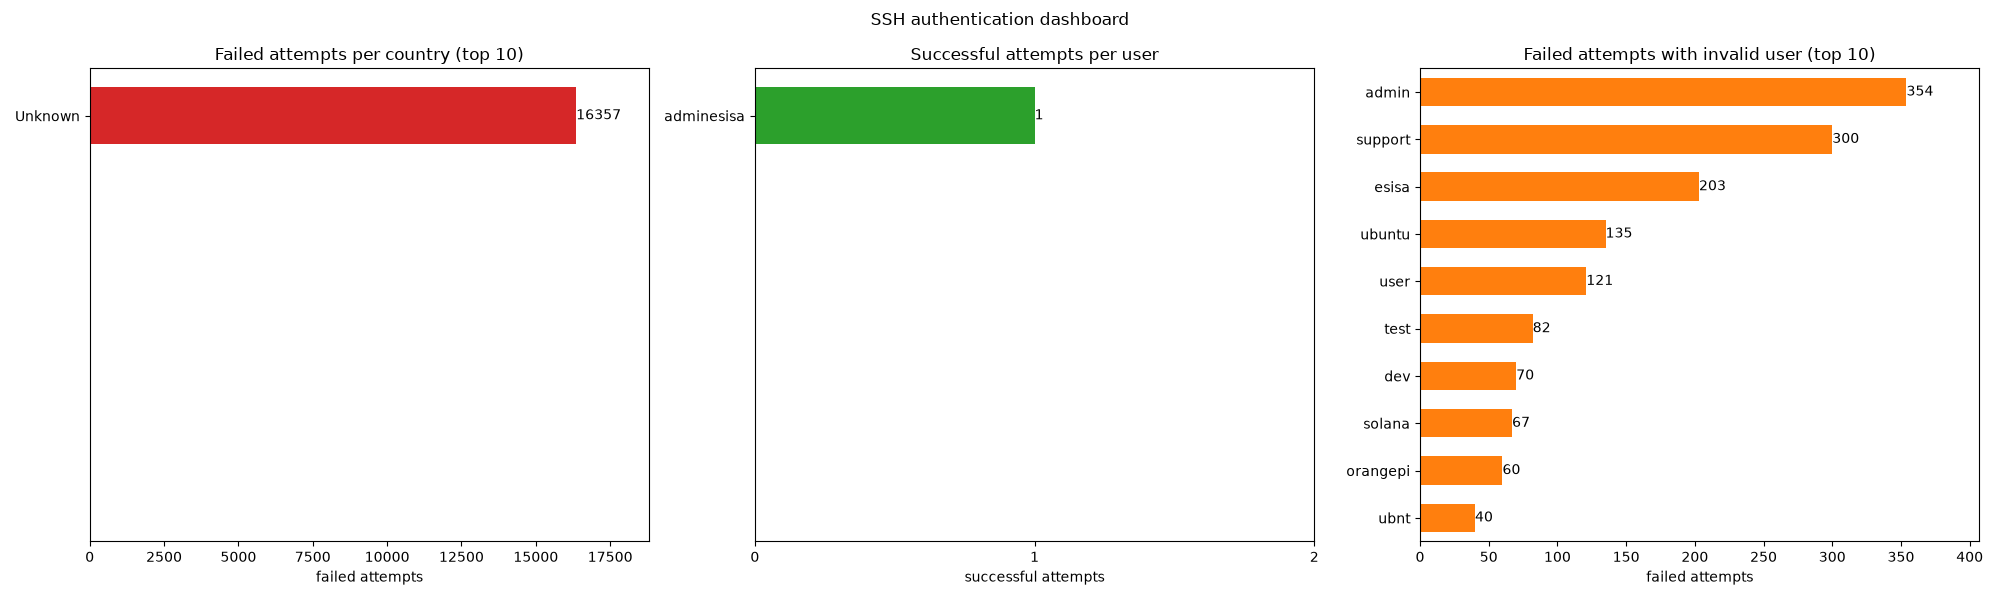

Write Python code to recreate this figure.
import logging
from pathlib import Path
import matplotlib.pyplot as plt
from ingestion.raw import to_rows
from processing.extract_transforme import extract
from processing.geo_location import get_country
from serving.aggregate import failed_by_country, success_by_user, failed_invalid_user
from storage.country_cache import load_cache, save_cache, cached_country

"""
    in: three tables from serving.aggregate
    out: one figure with 3 bar charts, saved as dashboard.png and shown on screen
         - failed attempts per country
         - successful attempts per user
         - failed attempts with invalid user (per username)
"""

logger = logging.getLogger(__name__)
logger.setLevel(logging.WARNING)
logger_format = logging.Formatter(
    fmt='%(asctime)s|%(levelname)s|%(name)s|%(message)s',
    datefmt='%d-%b-%Y %H:%M:%S %p'
)
console = logging.StreamHandler()
console.setFormatter(logger_format)
logger.addHandler(console)
file = logging.FileHandler(Path(__file__).parent / 'dashboard.log')
file.setFormatter(logger_format)
logger.addHandler(file)

TOP = 10    #bars per chart

def top_n(table, n=TOP):
    return dict(list(table.items())[:n])

def bar_chart(ax, table, title, xlabel, color):
    """horizontal bar chart on one axis, biggest bar on top"""
    ax.set_title(title)
    if not table:
        logger.warning('No data for chart: %s', title)
        ax.text(0.5, 0.5, 'No data', ha='center', va='center', transform=ax.transAxes)
        return
    labels = list(table.keys())
    values = list(table.values())
    ax.barh(labels, values, color=color, height=0.6)
    ax.set_ylim(max(len(values), 5) - 0.5, -0.5)   
    ax.set_xlabel(xlabel)
    for i, value in enumerate(values):
        ax.text(value,i,f'{value}',va='center')
    ax.margins(x=0.15)     
    if max(values) <= 10:   # small counts: whole numbers only on the axis
        ax.set_xticks(range(0, max(values) + 2))


def build_dashboard(by_country, by_user, invalid_user, save_path=None, show=True):
    fig, axes = plt.subplots(1, 3, figsize=(20, 6))
    bar_chart(axes[0], top_n(by_country), f'Failed attempts per country (top {TOP})',
              'failed attempts', 'tab:red')
    bar_chart(axes[1], top_n(by_user), 'Successful attempts per user',
              'successful attempts', 'tab:green')
    bar_chart(axes[2], top_n(invalid_user), f'Failed attempts with invalid user (top {TOP})',
              'failed attempts', 'tab:orange')
    fig.suptitle('SSH authentication dashboard')
    fig.tight_layout()
    if save_path:
        try:
            fig.savefig(save_path)
        except Exception as e:
            logger.error('Cannot save dashboard to %s: %s', save_path, e)
    if show:
        plt.show()
    return fig


if __name__ == '__main__':

    events = extract(to_rows('./data'))
    cache = load_cache()
    try:
        by_country = failed_by_country(events, lambda ip: cached_country(ip, cache, get_country))
    finally:
        save_cache(cache)       # also runs if you press Ctrl+C
    by_user = success_by_user(events)
    invalid_user = failed_invalid_user(events)
    build_dashboard(by_country, by_user, invalid_user,save_path=Path(__file__).parent / 'dashboard.png')
